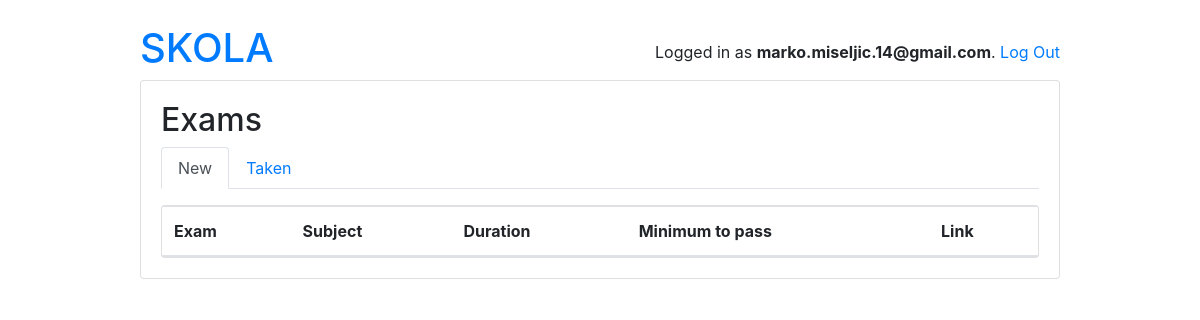
Before: /students/ (signed in) with the older database file.
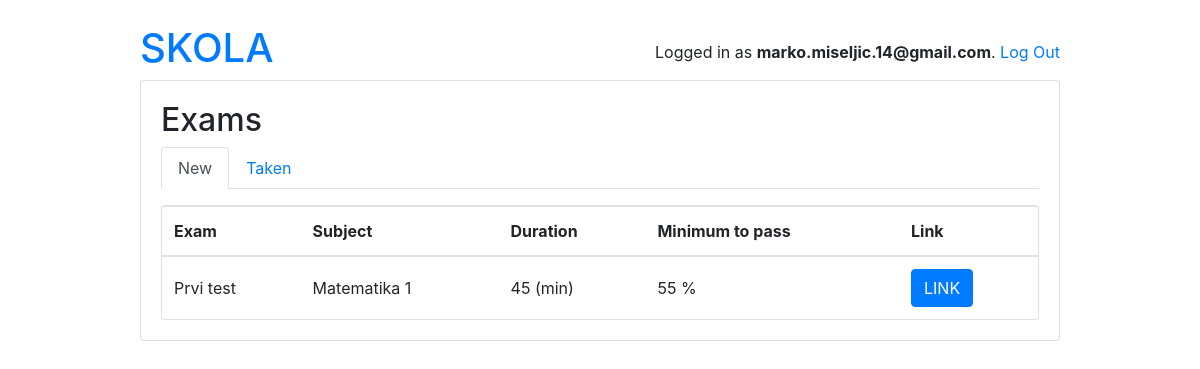
After: the same page with the newer database file.
### school/models.py (models this page shows, shortened)
class Exam(models.Model):
    type = models.CharField(max_length=100)
    active = models.BooleanField(default=False)
    duration = models.IntegerField()
    nuber_of_questions = models.IntegerField()
    required_score_to_pass = models.IntegerField(help_text="required score in %")
    subject  = models.ForeignKey(Subject, on_delete=models.CASCADE)
    owner = models.ForeignKey('account.User', on_delete=models.CASCADE, related_name='exams')

class Subject(models.Model):
    name = models.CharField(max_length=220)
    school = models.ManyToManyField(School)
    def __str__(self):
        return self.name

### account/views.py (the view)
# urls.py: path('',  ExamStudentListView.as_view(), name='exam_list'),
@method_decorator([login_required, student_required], name='dispatch')
class ExamStudentListView(ListView):
    model = Exam
    context_object_name = 'exams'
    template_name = 'students/exams.html'
    def get_queryset(self):
        queryset = Exam.objects.filter(active=True)
        return queryset

### templates/students/exams.html
{% extends '../base.html' %}
{% block content %}
<h2>Exams</h2>
{% include 'students/_header.html' with active='new' %}
<dvi class="card">
    <table class="table mb-0">
        <thead>
            <tr>
                <th>Exam</th>
                <th>Subject</th>
                <th>Duration</th>
                <th>Minimum to pass</th>
                <th>Link</th>
            </tr>
        </thead>
        <tbody>
            {% for exam in exams %}
                <tr>
                    <td class="align-middle">{{exam.type}}</td>
                    <td class="align-middle">{{exam.subject}}</td>
                    <td class="align-middle">{{exam.duration}} (min)</td>
                    <td class="align-middle">{{exam.required_score_to_pass}} %</td>
                    <td class="align-right"><a href="{% url 'students:take_exam' exam.pk %}" role="button" class="btn btn-primary">LINK</a></td>
                </tr>
            {% endfor %}
        </tbody>
    </table>
</div>
{% endblock content %}

Changed rows visible on the page:
now on this page (row edited): Exam: type "Prvi test", subject "Matematika 1", duration "45", required_score_to_pass "55"
